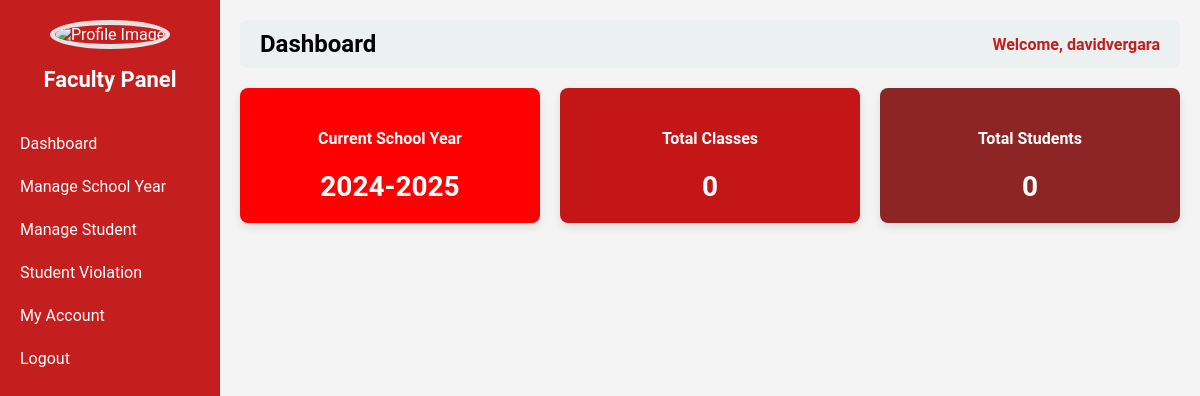
The app's page /faculty.php (signed in), older data.
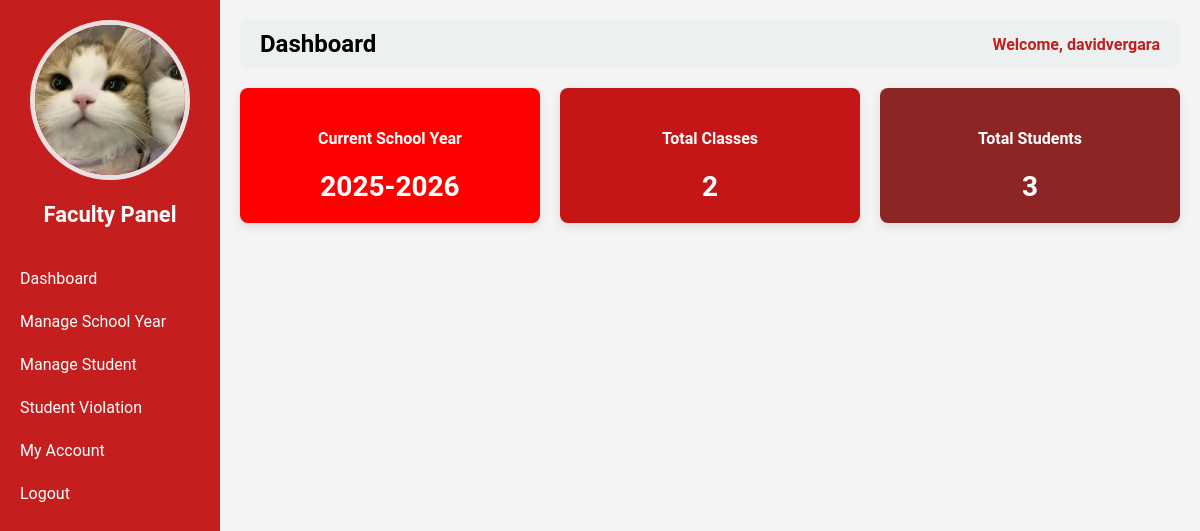
The same page, newer data.
### tables this page shows
CREATE TABLE `school_years` (
  `id` int(11) NOT NULL,
  `school_year` varchar(50) NOT NULL,
  `is_current` tinyint(1) DEFAULT 0
);

CREATE TABLE `users` (
  `id` int(11) NOT NULL,
  `username` varchar(50) NOT NULL,
  `password` varchar(255) NOT NULL,
  `role` varchar(50) NOT NULL,
  `email` varchar(255) NOT NULL,
  `contact` varchar(50) NOT NULL,
  `status` varchar(50) NOT NULL,
  `img` varchar(255) NOT NULL
);

### faculty.php (the view, shortened to what this page needs)
<?php
require 'db_connect.php';
$id = $_SESSION['user_id'];
$stmt = $pdo->prepare("SELECT * FROM users WHERE id=?");
$stmt->execute([$id]);
$user = $stmt->fetch(PDO::FETCH_ASSOC);
$page = isset($_GET['page']) ? $_GET['page'] : 'dashboard';
?>
<!DOCTYPE html>
<html>
<head>
</head>
<body>
<div class="sidebar">
    <div class="column profile-photo">
        <?php if (!empty($user['img'])): ?>
            <img src="<?php echo htmlspecialchars($user['img']); ?>" alt="Profile Image">
        <?php else: ?>
            <img src="default.png" alt="Profile Image">
        <?php endif; ?>
    </div>
    <h2>Faculty Panel</h2>
    <a href="?page=dashboard">Dashboard</a>
    <a href="?page=manage_school_year">Manage School Year</a>
    <a href="?page=manage_student">Manage Student</a>
    <a href="?page=manage_student_violation">Student Violation</a>
    <a href="?page=my_account">My Account</a>
    <a href="logout.php">Logout</a>
</div>
<div class="main-content">
    <div class="header">
        <h2><?php echo ucfirst(str_replace('_',' ', $page)); ?></h2>
        <span>Welcome, <?php echo $_SESSION['username']; ?></span>
    </div>
    <div class="content" style="margin-top:20px;">
        <?php
        $pageFile = "faculty_pages/{$page}.php";
        if (file_exists($pageFile)) {
            include $pageFile;
        } else {
            echo "<p>Page not found.</p>";
        }
        ?>
    </div>
</div>
</body>
</html>

### faculty_pages/dashboard.php (shortened to what this page needs)
<?php
require __DIR__ . '/../db_connect.php';
$user_id = $_SESSION['user_id'];
$current_sy_row = $pdo->query("SELECT * FROM school_years WHERE is_current = 1 LIMIT 1")->fetch(PDO::FETCH_ASSOC);
if ($current_sy_row) {
    $current_sy_id = $current_sy_row['id'];
    $current_school_year = $current_sy_row['school_year'];
} else {
    $current_sy_row = $pdo->query("SELECT * FROM school_years ORDER BY id DESC LIMIT 1")->fetch(PDO::FETCH_ASSOC);
    $current_sy_id = $current_sy_row ? $current_sy_row['id'] : null;
    $current_school_year = $current_sy_row ? $current_sy_row['school_year'] : "None";
}
if ($current_sy_id) {
    $stmt = $pdo->prepare("SELECT COUNT(*) FROM class_enrollments WHERE user_id = ? AND school_year_id = ?");
    $stmt->execute([$user_id, $current_sy_id]);
    $total_classes = $stmt->fetchColumn();
} else {
    $stmt = $pdo->prepare("SELECT COUNT(*) FROM class_enrollments WHERE user_id = ?");
    $stmt->execute([$user_id]);
    $total_classes = $stmt->fetchColumn();
}
if ($current_sy_id) {
    $stmt = $pdo->prepare("
        SELECT COUNT(DISTINCT se.student_id)
        FROM student_enrollments se
        JOIN class_enrollments ce ON se.class_enrollment_id = ce.id
        WHERE ce.user_id = ? AND ce.school_year_id = ?
    ");
    $stmt->execute([$user_id, $current_sy_id]);
    $total_students = $stmt->fetchColumn();
}
?>
<div class="stats-container">
    <div class="stat-box box-red">
        <h4>Current School Year</h4>
        <p class="stat-value"><?= htmlspecialchars($current_school_year) ?></p>
    </div>
    <div class="stat-box box-dark-red">
        <h4>Total Classes</h4>
        <p class="stat-value"><?= $total_classes ?></p>
    </div>
    <div class="stat-box box-light-red">
        <h4>Total Students</h4>
        <p class="stat-value"><?= $total_students ?></p>
    </div>
</div>

Row changes from the older to the newer data that the page shows:
no longer on this page (row edited): school_years: school_year "2024-2025"
now on this page (row edited): users: img (picture)
now on this page (row edited): school_years: school_year "2025-2026"
Text that changed along with them:
$total_classes: "0" → "2"
$total_students: "0" → "3"
